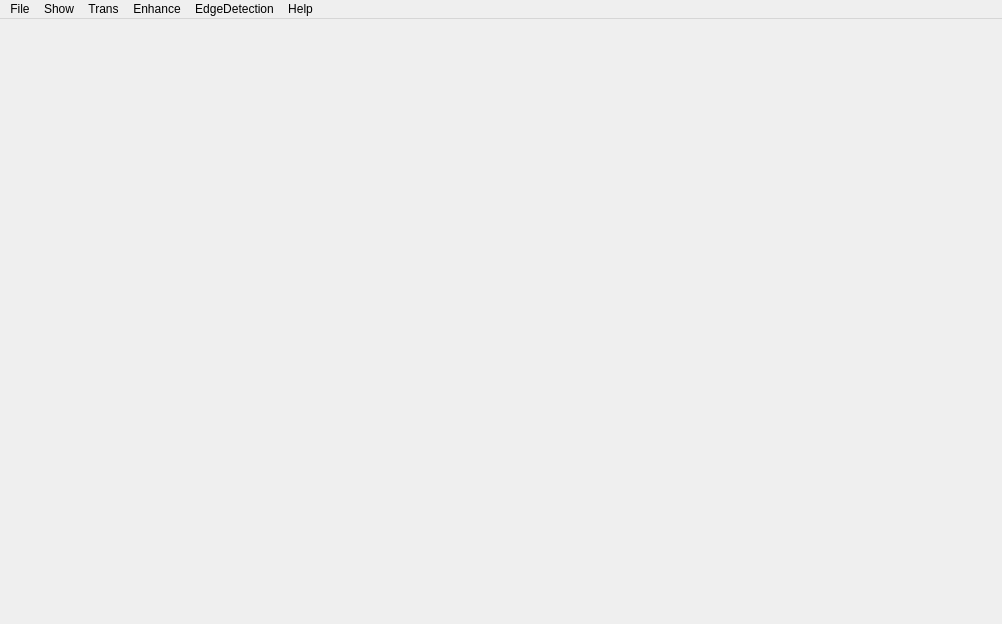
<?xml version="1.0" encoding="UTF-8"?>
<ui version="4.0">
 <class>MainWindow</class>
 <widget class="QMainWindow" name="MainWindow">
  <property name="geometry">
   <rect>
    <x>0</x>
    <y>0</y>
    <width>1002</width>
    <height>624</height>
   </rect>
  </property>
  <property name="windowTitle">
   <string>MainWindow</string>
  </property>
  <widget class="QWidget" name="centralwidget">
   <widget class="QLabel" name="image1">
    <property name="geometry">
     <rect>
      <x>0</x>
      <y>0</y>
      <width>1000</width>
      <height>600</height>
     </rect>
    </property>
    <property name="text">
     <string/>
    </property>
    <property name="alignment">
     <set>Qt::AlignCenter</set>
    </property>
   </widget>
   <widget class="QLabel" name="image2">
    <property name="geometry">
     <rect>
      <x>1001</x>
      <y>0</y>
      <width>20</width>
      <height>501</height>
     </rect>
    </property>
    <property name="text">
     <string/>
    </property>
   </widget>
  </widget>
  <widget class="QMenuBar" name="menubar">
   <property name="geometry">
    <rect>
     <x>0</x>
     <y>0</y>
     <width>1002</width>
     <height>23</height>
    </rect>
   </property>
   <widget class="QMenu" name="menuFile">
    <property name="title">
     <string>File</string>
    </property>
    <addaction name="actionNew"/>
    <addaction name="actionOpen"/>
    <addaction name="actionSave"/>
    <addaction name="actionSave_as"/>
    <addaction name="actionClose"/>
    <addaction name="actionRecent"/>
   </widget>
   <widget class="QMenu" name="menuShow">
    <property name="title">
     <string>Show</string>
    </property>
    <addaction name="actionScan"/>
    <addaction name="actionSlide"/>
    <addaction name="actionXmirror"/>
    <addaction name="actionYmirror"/>
    <addaction name="actionFadeIN"/>
    <addaction name="actionClock90"/>
    <addaction name="actionAntiClock90"/>
    <addaction name="actionClock180"/>
   </widget>
   <widget class="QMenu" name="menuTran">
    <property name="title">
     <string>Trans</string>
    </property>
    <addaction name="actionToGray"/>
    <addaction name="action256to8bits"/>
    <addaction name="actionToBin"/>
   </widget>
   <widget class="QMenu" name="menuEnhance">
    <property name="title">
     <string>Enhance</string>
    </property>
    <addaction name="actionSharpen"/>
   </widget>
   <widget class="QMenu" name="menuEdgeDetection">
    <property name="title">
     <string>EdgeDetection</string>
    </property>
    <addaction name="actionRoberts"/>
    <addaction name="actionContour"/>
   </widget>
   <widget class="QMenu" name="menuHelp">
    <property name="title">
     <string>Help</string>
    </property>
    <addaction name="actionUage"/>
    <addaction name="actionAbout"/>
   </widget>
   <addaction name="menuFile"/>
   <addaction name="menuShow"/>
   <addaction name="menuTran"/>
   <addaction name="menuEnhance"/>
   <addaction name="menuEdgeDetection"/>
   <addaction name="menuHelp"/>
  </widget>
  <action name="actionNew">
   <property name="checkable">
    <bool>false</bool>
   </property>
   <property name="text">
    <string>New</string>
   </property>
  </action>
  <action name="actionOpen">
   <property name="text">
    <string>Open</string>
   </property>
  </action>
  <action name="actionSave">
   <property name="text">
    <string>Save</string>
   </property>
  </action>
  <action name="actionSave_as">
   <property name="text">
    <string>Save as</string>
   </property>
  </action>
  <action name="actionClose">
   <property name="text">
    <string>Close</string>
   </property>
  </action>
  <action name="actionRecent">
   <property name="text">
    <string>Recent</string>
   </property>
  </action>
  <action name="actionScan">
   <property name="text">
    <string>Scan</string>
   </property>
  </action>
  <action name="actionSlide">
   <property name="text">
    <string>Slide</string>
   </property>
  </action>
  <action name="actionXmirror">
   <property name="text">
    <string>Xmirror</string>
   </property>
  </action>
  <action name="actionYmirror">
   <property name="text">
    <string>Ymirror</string>
   </property>
  </action>
  <action name="actionFadeIN">
   <property name="text">
    <string>FadeIn</string>
   </property>
  </action>
  <action name="actionClock90">
   <property name="text">
    <string>Clock90</string>
   </property>
  </action>
  <action name="actionAntiClock90">
   <property name="text">
    <string>AntiClock90</string>
   </property>
  </action>
  <action name="actionClock180">
   <property name="text">
    <string>Clock180</string>
   </property>
  </action>
  <action name="actionToGray">
   <property name="text">
    <string>toGray</string>
   </property>
  </action>
  <action name="action256to8bits">
   <property name="text">
    <string>256to8bits</string>
   </property>
  </action>
  <action name="actionToBin">
   <property name="text">
    <string>toBin</string>
   </property>
  </action>
  <action name="actionSharpen">
   <property name="text">
    <string>Sharpen</string>
   </property>
  </action>
  <action name="actionUage">
   <property name="text">
    <string>Uage</string>
   </property>
  </action>
  <action name="actionAbout">
   <property name="text">
    <string>About</string>
   </property>
  </action>
  <action name="actionRoberts">
   <property name="text">
    <string>Roberts</string>
   </property>
  </action>
  <action name="actionContour">
   <property name="text">
    <string>Contour</string>
   </property>
  </action>
 </widget>
 <resources/>
 <connections/>
</ui>
